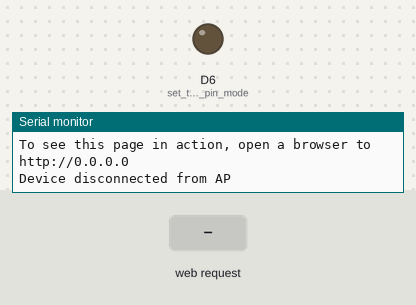
The program below on a simulated Arduino MKR. On the bench: output pins drawn as LEDs (lit = HIGH), the last lines printed to the serial monitor. Inputs (shaded band) come from the test bench. Not simulated (calls return 0 or success): secrets.h.

Above: at 11.2 s.
11.3 s: HTTP request GET /H received
At 11.8 s:
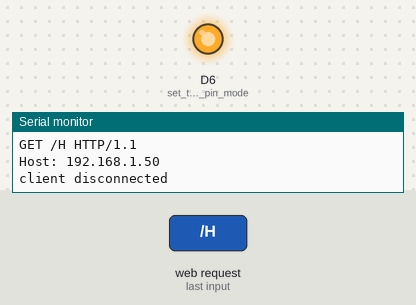
12.8 s: HTTP request GET /L received
At 14.2 s:
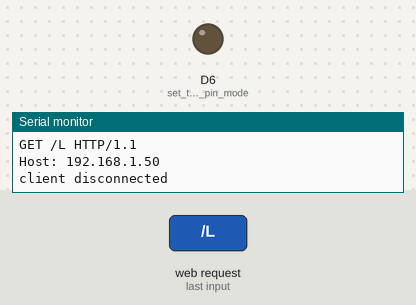
Timing chart, 0 to 15.8 s (numbered marks = the images above; inputs shaded):
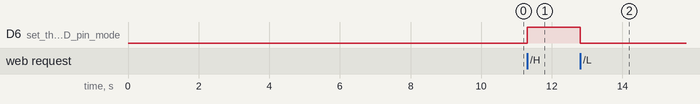

The program:

main.cpp
```cpp
/**
 * Blink
 *
 * Turns on an LED on for one second,
 * then off for one second, repeatedly.
 */
#include <SPI.h>

#ifdef USE_WIFININA
#include <WiFiNINA.h>
#else
#include <WiFi.h>
#include <WiFiClientSecure.h>
#endif

#include "Arduino.h"
#include "secrets.h"

#ifndef LED_BUILTIN
#define LED_BUILTIN 6
#endif

// Initialize the Wifi client library
char ssid[] = SECRET_SSID; // your network SSID (name)
char pass[] = SECRET_PASS;

int status = WL_IDLE_STATUS;
WiFiServer server(80);

void printWiFiStatus()
{
    // print the SSID of the network you're attached to:
    Serial.print("SSID: ");
    Serial.println(WiFi.SSID());

    // print your WiFi shield's IP address:
    IPAddress ip = WiFi.localIP();
    Serial.print("IP Address: ");
    Serial.println(ip);

    // print where to go in a browser:
    Serial.print("To see this page in action, open a browser to http://");
    Serial.println(ip);
}

void setup()
{
    //Initialize serial and wait for port to open:
    Serial.begin(9600);
    while (!Serial)
    {
        ; // wait for serial port to connect. Needed for native USB port only
    }

    Serial.println("Access Point Web Server");

    pinMode(LED_BUILTIN, OUTPUT); // set the LED pin mode

    // check for the WiFi module:
    if (WiFi.status() == WL_NO_MODULE)
    {
        Serial.println("Communication with WiFi module failed!");
        // don't continue
        while (true)
            ;
    }

    String fv = WiFi.firmwareVersion();
    if (fv < WIFI_FIRMWARE_LATEST_VERSION)
    {
        Serial.println("Please upgrade the firmware");
    }

    // by default the local IP address of will be 192.168.4.1
    // you can override it with the following:
    // WiFi.config(IPAddress(10, 0, 0, 1));

    // print the network name (SSID);
    Serial.print("Creating access point named: ");
    Serial.println(ssid);

    // Create open network. Change this line if you want to create an WEP network:
    status = WiFi.beginAP(ssid, pass);
    if (status != WL_AP_LISTENING)
    {
        Serial.println("Creating access point failed");
        // don't continue
        while (true)
            ;
    }

    // wait 10 seconds for connection:
    delay(10000);

    // start the web server on port 80
    server.begin();

    // you're connected now, so print out the status
    printWiFiStatus();
}

void loop()
{
    // compare the previous status to the current status
    if (status != WiFi.status())
    {
        // it has changed update the variable
        status = WiFi.status();

        if (status == WL_AP_CONNECTED)
        {
            // a device has connected to the AP
            Serial.println("Device connected to AP");
        }
        else
        {
            // a device has disconnected from the AP, and we are back in listening mode
            Serial.println("Device disconnected from AP");
        }
    }

    WiFiClient client = server.available(); // listen for incoming clients

    if (!client)
    {
        return;
    }

    Serial.println("new client"); // print a message out the serial port
    String currentLine = "";      // make a String to hold incoming data from the client
    while (client.connected())
    { // loop while the client's connected
        if (client.available())
        {                           // if there's bytes to read from the client,
            char c = client.read(); // read a byte, then
            Serial.write(c);        // print it out the serial monitor
            if (c == '\n')
            { // if the byte is a newline character

                // if the current line is blank, you got two newline characters in a row.
                // that's the end of the client HTTP request, so send a response:
                if (currentLine.length() == 0)
                {
                    // HTTP headers always start with a response code (e.g. HTTP/1.1 200 OK)
                    // and a content-type so the client knows what's coming, then a blank line:
                    client.println("HTTP/1.1 200 OK");
                    client.println("Content-type:text/html");
                    client.println();

                    // the content of the HTTP response follows the header:
                    client.print("Click <a href=\"/H\">here</a> turn the LED on<br>");
                    client.print("Click <a href=\"/L\">here</a> turn the LED off<br>");

                    // The HTTP response ends with another blank line:
                    client.println();
                    // break out of the while loop:
                    break;
                }
                else
                { // if you got a newline, then clear currentLine:
                    currentLine = "";
                }
            }
            else if (c != '\r')
            {                     // if you got anything else but a carriage return character,
                currentLine += c; // add it to the end of the currentLine
            }

            // Check to see if the client request was "GET /H" or "GET /L":
            if (currentLine.endsWith("GET /H"))
            {
                digitalWrite(LED_BUILTIN, HIGH); // GET /H turns the LED on
            }
            if (currentLine.endsWith("GET /L"))
            {
                digitalWrite(LED_BUILTIN, LOW); // GET /L turns the LED off
            }
        }
    }
    // close the connection:
    client.stop();
    Serial.println("client disconnected");
}
```

Measured:
- after the input at 11.3 s, D6 (set_the_LED_pin_mode): LOW → HIGH at once
- after the input at 12.8 s, D6 (set_the_LED_pin_mode): HIGH → LOW at once
